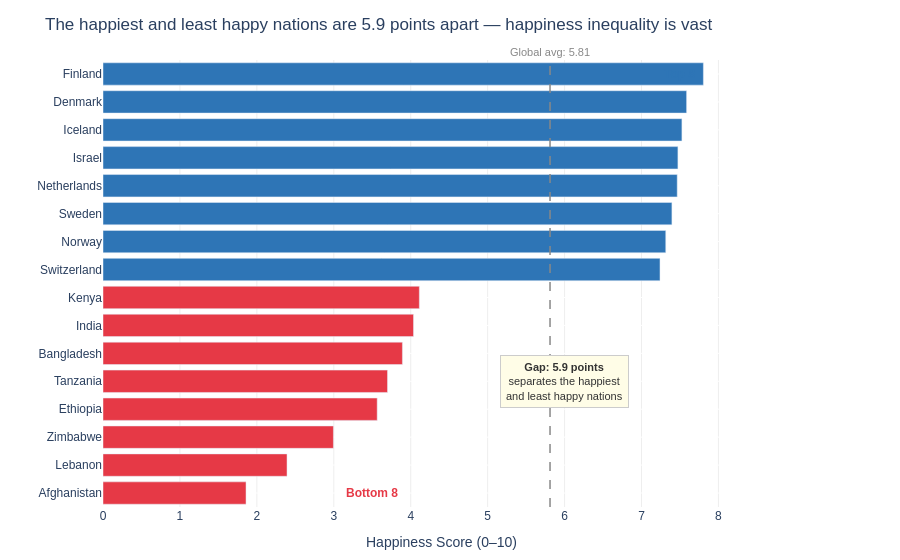

The notebook cell this image was saved under:
### Markdown cell above
---
## Task 2 — Bottom vs. Top: A Contrast Story

**What to build:** A bar chart that highlights the **gap between the happiest and least happy countries**, focusing on a specific insight.

**Requirements:**
- Show the **top 8 AND bottom 8 countries** together (16 bars total)
- Use **colour** to distinguish the two groups (not Plotly's default rainbow)
- Add a **visual separator or annotation** that emphasises the gap
- Insight title that tells the story of the gap

**Hint:** Use `pd.concat([df.nlargest(8,'Happiness_Score'), df.nsmallest(8,'Happiness_Score')])` to get both groups.

**Stretch goal:** Add a vertical reference line showing the global average.

### Code cell
# Task 2: Top 8 vs. Bottom 8 contrast
# ------------------------------------

# Step 1: Get top and bottom countries
top8 = df.nlargest(8, 'Happiness_Score').copy()
top8['Group'] = 'Top 8'
bottom8 = df.nsmallest(8, 'Happiness_Score').copy()
bottom8['Group'] = 'Bottom 8'

combined = pd.concat([bottom8, top8]).sort_values('Happiness_Score').reset_index(drop=True)
global_avg = df['Happiness_Score'].mean()
print(f"Global average: {global_avg:.2f}")

# Step 2: Build the chart
fig = px.bar(
    data_frame=combined,
    x='Happiness_Score',
    y='Country',
    orientation='h',
    color='Group',
    color_discrete_map={'Top 8': '#2E75B6', 'Bottom 8': '#E63946'},
    hover_data={'Region': True, 'Happiness_Score': ':.2f', 'Group': False},
    custom_data=combined[['Region']]
)

# Custom tooltip
fig.update_traces(
    hovertemplate='<b>%{y}</b><br>Score: %{x:.2f}<br>%{customdata[0]}<extra></extra>'
)

# Stretch goal — global average reference line
fig.add_vline(
    x=global_avg,
    line_dash='dash',
    line_color='#888888',
    line_width=1.5,
    annotation_text=f'Global avg: {global_avg:.2f}',
    annotation_position='top',
    annotation_font=dict(size=11, color='#888888')
)

# Gap annotation box
gap = top8['Happiness_Score'].max() - bottom8['Happiness_Score'].min()
fig.add_annotation(
    x=6.0, y=4,
    text=f'<b>Gap: {gap:.1f} points</b><br>separates the happiest<br>and least happy nations',
    showarrow=False,
    font=dict(size=11, color='#333333', family='Arial'),
    bgcolor='#FFFDE7',
    bordercolor='#CCCCCC',
    borderwidth=1,
    borderpad=5
)

# Group labels
fig.add_annotation(x=7.5, y=15, text='<b>Top 8</b>',
                   showarrow=False, font=dict(color='#2E75B6', size=12))
fig.add_annotation(x=3.5, y=0, text='<b>Bottom 8</b>',
                   showarrow=False, font=dict(color='#E63946', size=12))

fig.update_layout(
    title=f'The happiest and least happy nations are {gap:.1f} points apart — happiness inequality is vast',
    xaxis=dict(range=[0, 8.8], gridcolor='#EEEEEE', title='Happiness Score (0–10)'),
    yaxis=dict(gridcolor='white', title=''),
    plot_bgcolor='white',
    paper_bgcolor='white',
    font=dict(family='Arial', size=12),
    showlegend=False,
    margin=dict(l=30, r=120, t=60, b=40),
    height=560
)

fig.show()

### Figure 1 — Plotly figure (JSON) as saved in the notebook; plotly's stock layout.template omitted (floating-point values rounded to 4 significant figures)
{"data": [{"alignmentgroup": "True", "customdata": [["South Asia", "Bottom 8"], ["Middle East and North Africa", "Bottom 8"], ["Sub-Saharan Africa", "Bottom 8"], ["Sub-Saharan Africa", "Bottom 8"], ["Sub-Saharan Africa", "Bottom 8"], ["South Asia", "Bottom 8"], ["South Asia", "Bottom 8"], ["Sub-Saharan Africa", "Bottom 8"]], "hovertemplate": "<b>%{y}</b><br>Score: %{x:.2f}<br>%{customdata[0]}<extra></extra>", "legendgroup": "Bottom 8", "marker": {"color": "#E63946", "pattern": {"shape": ""}}, "name": "Bottom 8", "offsetgroup": "Bottom 8", "orientation": "h", "showlegend": true, "textposition": "auto", "type": "bar", "x": [1.859, 2.392, 2.995, 3.564, 3.698, 3.892, 4.036, 4.112], "xaxis": "x", "y": ["Afghanistan", "Lebanon", "Zimbabwe", "Ethiopia", "Tanzania", "Bangladesh", "India", "Kenya"], "yaxis": "y"}, {"alignmentgroup": "True", "customdata": [["Western Europe", "Top 8"], ["Western Europe", "Top 8"], ["Western Europe", "Top 8"], ["Western Europe", "Top 8"], ["Middle East and North Africa", "Top 8"], ["Western Europe", "Top 8"], ["Western Europe", "Top 8"], ["Western Europe", "Top 8"]], "hovertemplate": "<b>%{y}</b><br>Score: %{x:.2f}<br>%{customdata[0]}<extra></extra>", "legendgroup": "Top 8", "marker": {"color": "#2E75B6", "pattern": {"shape": ""}}, "name": "Top 8", "offsetgroup": "Top 8", "orientation": "h", "showlegend": true, "textposition": "auto", "type": "bar", "x": [7.24, 7.315, 7.395, 7.464, 7.473, 7.525, 7.586, 7.804], "xaxis": "x", "y": ["Switzerland", "Norway", "Sweden", "Netherlands", "Israel", "Iceland", "Denmark", "Finland"], "yaxis": "y"}], "layout": {"annotations": [{"font": {"color": "#888888", "size": 11}, "showarrow": false, "text": "Global avg: 5.81", "x": 5.811, "xanchor": "center", "xref": "x", "y": 1, "yanchor": "bottom", "yref": "y domain"}, {"bgcolor": "#FFFDE7", "bordercolor": "#CCCCCC", "borderpad": 5, "borderwidth": 1, "font": {"color": "#333333", "family": "Arial", "size": 11}, "showarrow": false, "text": "<b>Gap: 5.9 points</b><br>separates the happiest<br>and least happy nations", "x": 6, "y": 4}, {"font": {"color": "#2E75B6", "size": 12}, "showarrow": false, "text": "<b>Top 8</b>", "x": 7.5, "y": 15}, {"font": {"color": "#E63946", "size": 12}, "showarrow": false, "text": "<b>Bottom 8</b>", "x": 3.5, "y": 0}], "barmode": "relative", "font": {"family": "Arial", "size": 12}, "height": 560, "legend": {"title": {"text": "Group"}, "tracegroupgap": 0}, "margin": {"b": 40, "l": 30, "r": 120, "t": 60}, "paper_bgcolor": "white", "plot_bgcolor": "white", "shapes": [{"line": {"color": "#888888", "dash": "dash", "width": 1.5}, "type": "line", "x0": 5.811, "x1": 5.811, "xref": "x", "y0": 0, "y1": 1, "yref": "y domain"}], "showlegend": false, "title": {"text": "The happiest and least happy nations are 5.9 points apart — happiness inequality is vast"}, "xaxis": {"anchor": "y", "domain": [0, 1], "gridcolor": "#EEEEEE", "range": [0, 8.8], "title": {"text": "Happiness Score (0–10)"}}, "yaxis": {"anchor": "x", "domain": [0, 1], "gridcolor": "white", "title": {"text": ""}}}}
